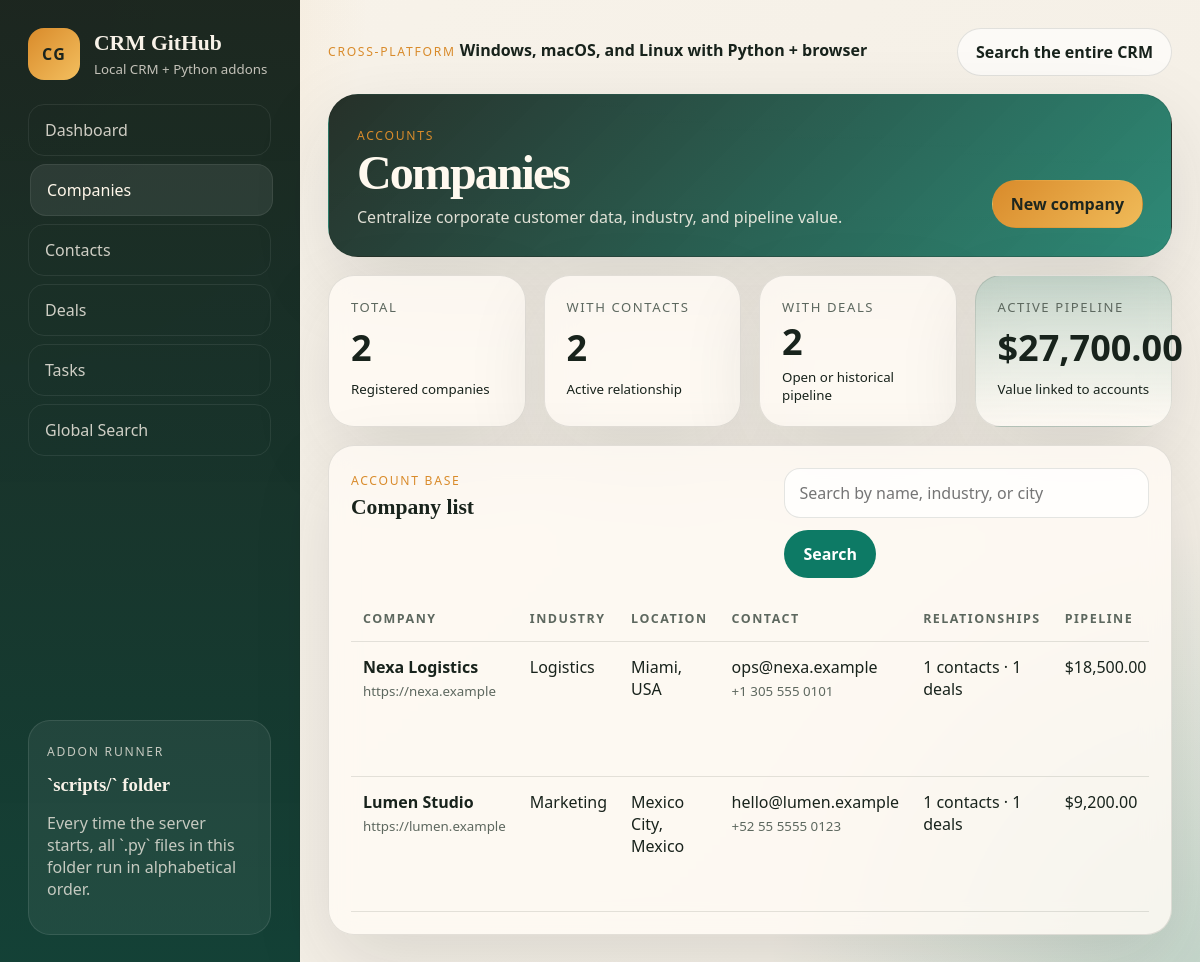
/companies, run on the app's committed database.
### tables this page shows
CREATE TABLE companies (
    id INTEGER PRIMARY KEY AUTOINCREMENT,
    name TEXT NOT NULL,
    industry TEXT,
    website TEXT,
    email TEXT,
    phone TEXT,
    city TEXT,
    country TEXT,
    notes TEXT,
    created_at TEXT NOT NULL DEFAULT CURRENT_TIMESTAMP
);

### crm/routes.py (the view)
@bp.get("/companies")
def companies():
    query = (request.args.get("q") or "").strip()
    return render_template(
        "companies.html",
        companies=db.list_companies(database_path(), query),
        query=query,
        summary=db.get_company_summary(database_path()),
    )

### crm/__init__.py (called while the page is built)
def format_currency(value: float | int | None) -> str:
    amount = float(value or 0)
    return f"${amount:,.2f}"

### crm/db.py (called while the page is built)
def connect(database_path: str | Path) -> sqlite3.Connection:
    connection = sqlite3.connect(str(database_path))
    connection.row_factory = sqlite3.Row
    connection.execute("PRAGMA foreign_keys = ON")
    return connection

def query_all(database_path: str | Path, sql: str, params: tuple[Any, ...] = ()) -> list[dict]:
    with connect(database_path) as connection:
        rows = connection.execute(sql, params).fetchall()
    return [dict(row) for row in rows]

def query_one(database_path: str | Path, sql: str, params: tuple[Any, ...] = ()) -> dict | None:
    with connect(database_path) as connection:
        row = connection.execute(sql, params).fetchone()
    return dict(row) if row else None

### crm/routes.py (called while the page is built)
def database_path() -> str:
    return current_app.config["DATABASE"]

### crm/templates/companies.html (shortened to what this page needs)
{% extends "base.html" %}
{% block hero %}
  <section class="hero-card">
    <div>
      <p class="eyebrow">Accounts</p>
      <h1>Companies</h1>
      <p>Centralize corporate customer data, industry, and pipeline value.</p>
    </div>
    <div class="hero-actions">
      <a class="button primary" href="{{ url_for('crm.new_company') }}">New company</a>
    </div>
  </section>
{% endblock %}
{% block content %}
  <section class="stats-grid full-span">
    <article class="metric-card">
      <span class="metric-label">Total</span>
      <strong>{{ summary.total or 0 }}</strong>
      <small>Registered companies</small>
    </article>
    <article class="metric-card">
      <span class="metric-label">With contacts</span>
      <strong>{{ summary.with_contacts or 0 }}</strong>
      <small>Active relationship</small>
    </article>
    <article class="metric-card">
      <span class="metric-label">With deals</span>
      <strong>{{ summary.with_deals or 0 }}</strong>
      <small>Open or historical pipeline</small>
    </article>
    <article class="metric-card highlight">
      <span class="metric-label">Active pipeline</span>
      <strong>{{ summary.active_pipeline|currency }}</strong>
      <small>Value linked to accounts</small>
    </article>
  </section>
  <section class="panel full-span">
    <div class="panel-heading">
      <div>
        <p class="eyebrow">Account base</p>
        <h2>Company list</h2>
      </div>
      <form class="inline-form" method="get">
        <input type="search" name="q" value="{{ query }}" placeholder="Search by name, industry, or city">
        <button class="button secondary" type="submit">Search</button>
      </form>
    </div>
    {% if companies %}
      <div class="table-wrap">
        <table>
          <thead>
            <tr>
              <th>Company</th>
              <th>Industry</th>
              <th>Location</th>
              <th>Contact</th>
              <th>Relationships</th>
              <th>Pipeline</th>
            </tr>
          </thead>
          <tbody>
            {% for company in companies %}
              <tr>
                <td>
                  <div class="stacked-cell">
                    <strong>{{ company.name }}</strong>
                    <small>{{ company.website or "No website" }}</small>
                  </div>
                </td>
                <td>{{ company.industry or "No industry" }}</td>
                <td>{{ company.city or "No city" }}{% if company.country %}, {{ company.country }}{% endif %}</td>
                <td>
                  <div class="stacked-cell">
                    <span>{{ company.email or "No email" }}</span>
                    <small>{{ company.phone or "No phone" }}</small>
                  </div>
                </td>
                <td>{{ company.contact_count }} contacts · {{ company.deal_count }} deals</td>
                <td>{{ company.pipeline_value|currency }}</td>
              </tr>
            {% endfor %}
          </tbody>
        </table>
      </div>
    {% else %}
      <div class="empty-state">There are no companies matching this search.</div>
    {% endif %}
  </section>
{% endblock %}

### crm/static/styles.css (style rules this page uses)
:root { --bg: #f3eee5; --bg-strong: #e7decc; --panel: rgba(255, 251, 245, 0.82); --panel-strong: #fff8ef; --line: rgba(38, 41, 35, 0.12); --ink: #18231c; --muted: #5d685f; --accent: #0d7a65; --accent-strong: #095947; --accent-soft: rgba(13, 122, 101, 0.12); --sun: #d98b2b; --danger: #c45435; --danger-soft: rgba(196, 84, 53, 0.14); --shadow: 0 28px 80px rgba(31, 37, 29, 0.12); }
* { box-sizing: border-box; }
html { scroll-behavior: smooth; }
body { margin: 0; min-height: 100vh; color: var(--ink); font-family: "Avenir Next", "Segoe UI", "Trebuchet MS", sans-serif; background: radial-gradient(circle at top left, rgba(217, 139, 43, 0.22), transparent 24%), radial-gradient(circle at bottom right, rgba(13, 122, 101, 0.2), transparent 28%), linear-gradient(135deg, #f8f3ea, var(--bg)); }
a { color: inherit; text-decoration: none; }
button, input, select, textarea { font: inherit; }
.eyebrow { display: inline-block; margin: 0 0 6px; font-size: 0.76rem; text-transform: uppercase; letter-spacing: 0.14em; color: var(--sun); }
.hero-card { border: 1px solid var(--line); border-radius: 30px; padding: 28px; background: linear-gradient(135deg, rgba(24, 35, 28, 0.94), rgba(13, 122, 101, 0.86)), linear-gradient(180deg, rgba(255, 255, 255, 0.08), transparent); color: #fff9ef; display: flex; justify-content: space-between; align-items: end; gap: 24px; box-shadow: var(--shadow); }
.hero-card h1 { margin: 0 0 10px; font-size: clamp(2rem, 4vw, 3.35rem); line-height: 0.95; letter-spacing: -0.04em; font-family: "Iowan Old Style", "Palatino Linotype", serif; }
.hero-card p:last-child { margin: 0; max-width: 58ch; color: rgba(255, 249, 239, 0.86); }
.hero-actions { display: flex; flex-wrap: wrap; gap: 12px; }
.full-span { grid-column: 1 / -1; }
.panel, .metric-card { border: 1px solid var(--line); border-radius: 26px; background: var(--panel); backdrop-filter: blur(14px); box-shadow: var(--shadow); }
.panel { padding: 22px; }
.stats-grid { display: grid; grid-template-columns: repeat(4, minmax(0, 1fr)); gap: 18px; }
.metric-card { padding: 22px; display: grid; gap: 8px; }
.metric-card strong { font-size: clamp(1.8rem, 3vw, 2.6rem); line-height: 1; }
.metric-card.highlight { background: linear-gradient(180deg, rgba(13, 122, 101, 0.18), rgba(255, 251, 245, 0.88)); }
.metric-label { font-size: 0.82rem; text-transform: uppercase; letter-spacing: 0.12em; color: var(--muted); }
.panel-heading { display: flex; justify-content: space-between; align-items: start; gap: 16px; margin-bottom: 18px; }
.panel-heading h2 { margin: 0; font-size: 1.35rem; font-family: "Iowan Old Style", "Palatino Linotype", serif; }
.button { appearance: none; border: 0; border-radius: 999px; padding: 12px 18px; display: inline-flex; align-items: center; justify-content: center; gap: 8px; font-weight: 700; cursor: pointer; transition: transform 160ms ease, filter 160ms ease, background 160ms ease; }
.button.primary, .button.secondary, .button.ghost, .button.danger { border: 1px solid transparent; }
.button.primary { background: linear-gradient(135deg, var(--sun), #f0bb59); color: #1d261f; }
.button.secondary { background: var(--accent); color: white; }
.task-item p, .feed-item p, .addon-item p, .result-item p, .stacked-cell small, .text-danger { color: var(--muted); }
.table-wrap { overflow-x: auto; }
table { width: 100%; border-collapse: collapse; }
th, td { padding: 14px 12px; border-bottom: 1px solid var(--line); text-align: left; vertical-align: top; }
th { font-size: 0.78rem; text-transform: uppercase; letter-spacing: 0.12em; color: var(--muted); }
.stacked-cell { display: grid; gap: 4px; }
.inline-form, .search-form { display: flex; gap: 12px; align-items: center; flex-wrap: wrap; }
input[type="search"], input[type="text"], input[type="email"], input[type="url"], input[type="number"], input[type="date"], select, textarea { width: 100%; border: 1px solid var(--line); border-radius: 16px; padding: 13px 14px; background: rgba(255, 255, 255, 0.78); color: var(--ink); }

### data on the page
companies: name "Nexa Logistics", website "https://nexa.example", industry "Logistics", city "Miami", country "USA", email "ops@nexa.example", phone "+1 305 555 0101", contact_count "1", deal_count "1", pipeline_value "$18,500.00"
companies: name "Lumen Studio", website "https://lumen.example", industry "Marketing", city "Mexico City", country "Mexico", email "hello@lumen.example", phone "+52 55 5555 0123", contact_count "1", deal_count "1", pipeline_value "$9,200.00"

### other printed values
{{ app_name }} "CRM GitHub"
{{ summary.total or 0 }} "2"
{{ summary.with_contacts or 0 }} "2"
{{ summary.with_deals or 0 }} "2"
{{ summary.active_pipeline|currency }} "$27,700.00"
